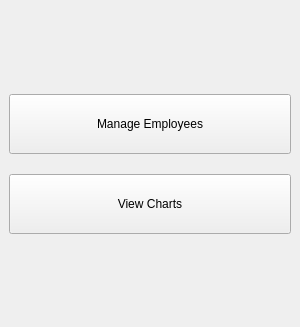
<?xml version="1.0" encoding="UTF-8"?>
<ui version="4.0">
 <class>MainWindow</class>
 <widget class="QMainWindow" name="MainWindow">
  <property name="geometry">
   <rect>
    <x>0</x>
    <y>0</y>
    <width>300</width>
    <height>327</height>
   </rect>
  </property>
  <property name="minimumSize">
   <size>
    <width>250</width>
    <height>300</height>
   </size>
  </property>
  <property name="maximumSize">
   <size>
    <width>300</width>
    <height>400</height>
   </size>
  </property>
  <property name="windowTitle">
   <string>MainWindow</string>
  </property>
  <widget class="QWidget" name="centralwidget">
   <layout class="QGridLayout" name="gridLayout" rowstretch="0,0,0,0">
    <property name="verticalSpacing">
     <number>20</number>
    </property>
    <item row="0" column="0">
     <spacer name="topVerticalSpacer">
      <property name="orientation">
       <enum>Qt::Vertical</enum>
      </property>
      <property name="sizeHint" stdset="0">
       <size>
        <width>20</width>
        <height>62</height>
       </size>
      </property>
     </spacer>
    </item>
    <item row="1" column="0">
     <widget class="QPushButton" name="manageEmployeesButton">
      <property name="minimumSize">
       <size>
        <width>200</width>
        <height>60</height>
       </size>
      </property>
      <property name="text">
       <string>Manage Employees</string>
      </property>
     </widget>
    </item>
    <item row="2" column="0">
     <widget class="QPushButton" name="viewChartsButton">
      <property name="minimumSize">
       <size>
        <width>200</width>
        <height>60</height>
       </size>
      </property>
      <property name="text">
       <string>View Charts</string>
      </property>
     </widget>
    </item>
    <item row="3" column="0">
     <spacer name="bottomVerticalSpacer">
      <property name="orientation">
       <enum>Qt::Vertical</enum>
      </property>
      <property name="sizeHint" stdset="0">
       <size>
        <width>20</width>
        <height>61</height>
       </size>
      </property>
     </spacer>
    </item>
   </layout>
  </widget>
 </widget>
 <resources/>
 <connections/>
</ui>
